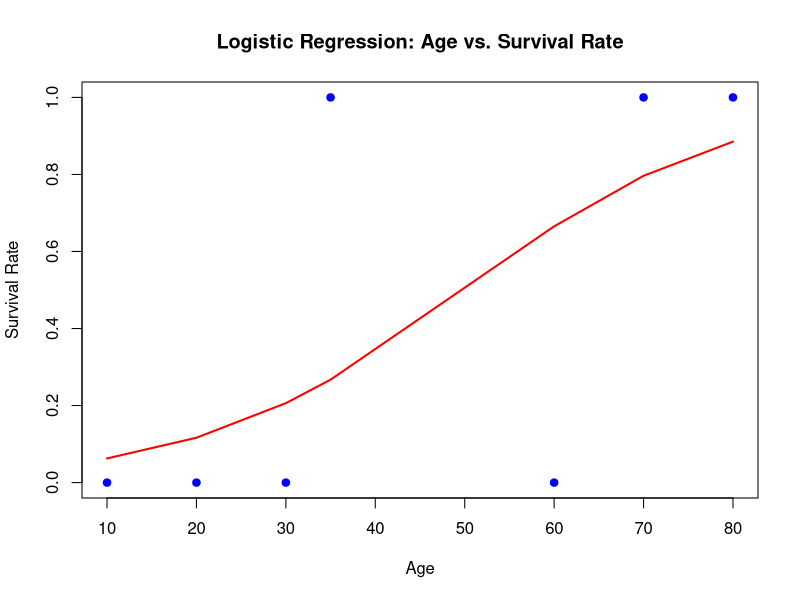

The R script that drew this image:
age <- c(10,20,30,60,70,80,35)  
survived <- c(0, 0, 0, 0, 1, 1,1)
model <- glm(survived ~ age, family = binomial)
predicted <- predict(model, type = "response")
plot(age, survived, pch = 19, col = "blue", ylim = c(0, 1), 
     xlab = "Age", ylab = "Survival Rate", 
     main = "Logistic Regression: Age vs. Survival Rate")
lines(sort(age), predicted[order(age)], col = "red", lwd = 2)
